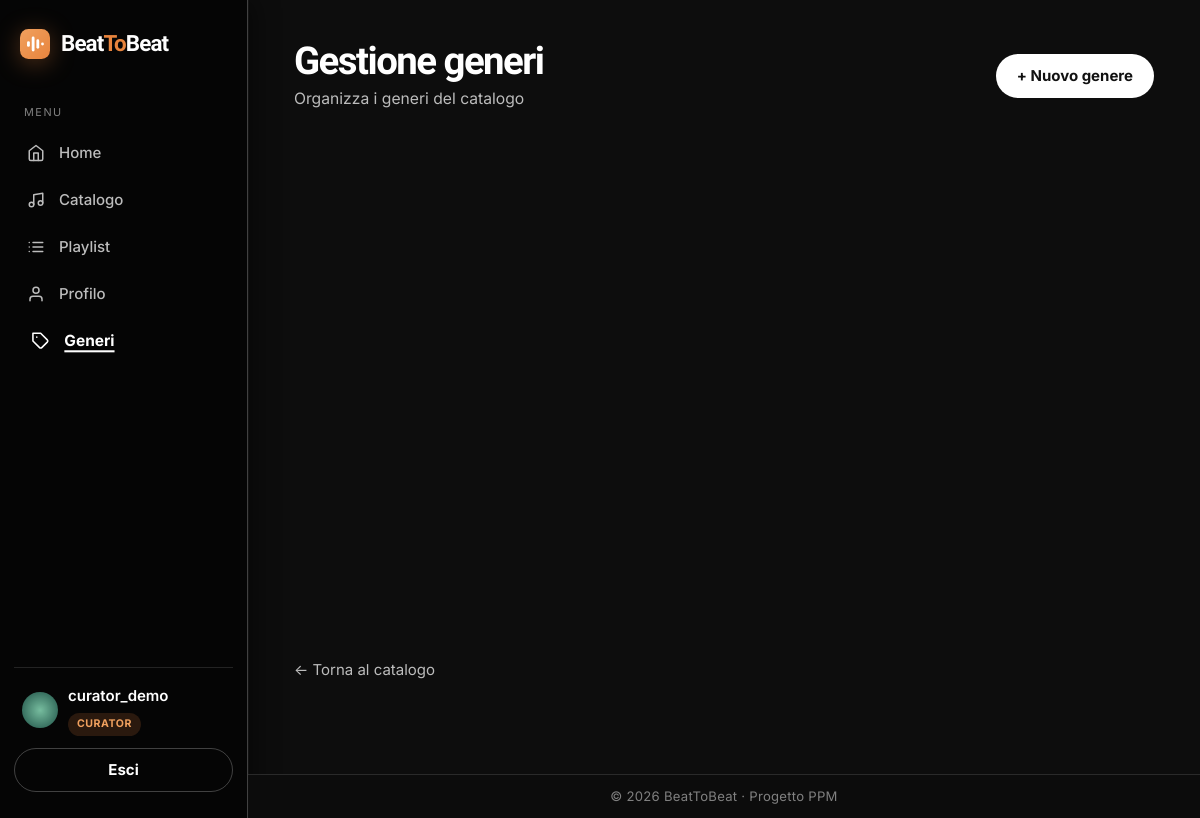
Screenshot of /music/genres/ (signed in) with the database file from the repository.
### accounts/models.py (models this page shows, shortened)
class CustomUser(AbstractUser):
    class Role(models.TextChoices):
        LISTENER = 'listener', 'Listener'
        CURATOR = 'curator', 'Curator'
        MODERATOR = 'moderator', 'Moderator'
    role = models.CharField(
        max_length=20,
        choices=Role.choices,
        default=Role.LISTENER,
    )
    bio = models.TextField(blank=True)
    birth_date = models.DateField(null=True, blank=True)
    favorite_genre = models.ForeignKey(
        'music.Genre',
        on_delete=models.SET_NULL,
        null=True,
        blank=True,
        related_name='fans',
    )
    avatar_image = models.FileField(
        upload_to='avatars/',
        blank=True,
        null=True,
        validators=[FileExtensionValidator(allowed_extensions=['jpg', 'jpeg', 'png', 'gif', 'webp'])],
    )
    AVATAR_COLORS = ['#f0803c', '#e0a15e', '#81b29a', '#6a8ec9', '#b07ba0', '#c96a6a']
    @property
    def is_curator(self):
        return self.role == self.Role.CURATOR or self.is_superuser
    @property
    def is_moderator(self):
        return self.role == self.Role.MODERATOR or self.is_superuser

### music/views.py (the view)
# urls.py: path('genres/', views.GenreListView.as_view(), name='genre_list'),
class GenreListView(LoginRequiredMixin, CuratorOnlyMixin, ListView):
    model = Genre
    template_name = 'music/genres/list.html'
    context_object_name = 'genres'

### music/permissions.py (called while the page is built)
    def test_func(self):
        user = self.request.user
        return user.is_authenticated and user.is_curator

### templates/music/genres/list.html (shortened to what this page needs)
{% extends 'base.html' %}
{% block content %}
<div class="page-header">
	<div>
		<h1 class="page-title">Gestione generi</h1>
		<div class="page-subtitle">Organizza i generi del catalogo</div>
	</div>
	<a class="btn btn-accent" href="{% url 'music:genre_create' %}">+ Nuovo genere</a>
</div>
<p class="mt-3"><a class="muted-link" href="{% url 'music:song_list' %}">← Torna al catalogo</a></p>
{% endblock %}

### templates/base.html (shortened to what this page needs)
{% load static %}
<!DOCTYPE html>
<html lang="it">
<head>
	<link rel="stylesheet" href="{% static 'css/style.css' %}">
</head>
<body>
	{% block layout %}
	<div class="app-shell">
		<aside class="sidebar">
			<a class="brand" href="{% url 'pages:home' %}">{% include 'partials/logo.html' %}<span>Beat<span class="beat-accent">To</span>Beat</span></a>
			<nav>
				<div class="nav-section-label">Menu</div>
				<a class="nav-item-link {% if request.path == '/' %}active{% endif %}" href="{% url 'pages:home' %}">
					<span class="nav-icon"><svg viewBox="0 0 24 24" fill="none" stroke="currentColor" stroke-width="2" stroke-linecap="round" stroke-linejoin="round"><path d="M3 9l9-7 9 7v11a2 2 0 0 1-2 2H5a2 2 0 0 1-2-2z"/><path d="M9 22V12h6v10"/></svg></span><span class="nav-label">Home</span>
				</a>
				{% if user.is_authenticated %}
				<a class="nav-item-link {% if '/music/songs' in request.path %}active{% endif %}" href="{% url 'music:song_list' %}">
					<span class="nav-icon"><svg viewBox="0 0 24 24" fill="none" stroke="currentColor" stroke-width="2" stroke-linecap="round" stroke-linejoin="round"><path d="M9 18V5l12-2v13"/><circle cx="6" cy="18" r="3"/><circle cx="18" cy="16" r="3"/></svg></span><span class="nav-label">Catalogo</span>
				</a>
				<a class="nav-item-link {% if '/music/playlists' in request.path %}active{% endif %}" href="{% url 'music:playlist_list' %}">
					<span class="nav-icon"></span><span class="nav-label">Playlist</span>
				</a>
				<a class="nav-item-link {% if '/accounts/profile' in request.path %}active{% endif %}" href="{% url 'accounts:profile' %}">
					<span class="nav-icon"><svg viewBox="0 0 24 24" fill="none" stroke="currentColor" stroke-width="2" stroke-linecap="round" stroke-linejoin="round"><path d="M20 21v-2a4 4 0 0 0-4-4H8a4 4 0 0 0-4 4v2"/><circle cx="12" cy="7" r="4"/></svg></span><span class="nav-label">Profilo</span>
				</a>
				{% if user.is_curator %}
				<a class="nav-item-link {% if '/music/genres' in request.path %}active{% endif %}" href="{% url 'music:genre_list' %}">
					<span class="nav-icon"><svg viewBox="0 0 24 24" fill="none" stroke="currentColor" stroke-width="2" stroke-linecap="round" stroke-linejoin="round"><path d="M20.59 13.41l-7.17 7.17a2 2 0 0 1-2.83 0L2 12V2h10l8.59 8.59a2 2 0 0 1 0 2.82z"/><line x1="7" y1="7" x2="7.01" y2="7"/></svg></span><span class="nav-label">Generi</span>
				</a>
				{% endif %}
				{% endif %}
			</nav>
			<div class="sidebar-footer">
				{% if user.is_authenticated %}
				<div class="user-box">
					{% include 'partials/avatar.html' with profile_user=user %}
					<div>
						<div class="user-name">{{ user.username }}</div>
						{% if user.is_superuser %}
						<span class="role-badge admin">Admin</span>
						{% elif user.role == 'curator' %}
						<span class="role-badge curator">Curator</span>
						{% elif user.role == 'moderator' %}
						<span class="role-badge moderator">Moderator</span>
						{% else %}
						<span class="role-badge listener">Listener</span>
						{% endif %}
					</div>
				</div>
				<form method="post" action="{% url 'accounts:logout' %}">
					<button type="submit" class="btn btn-ghost btn-block">Esci</button>
				</form>
				{% else %}
				<a class="btn btn-accent btn-block" href="{% url 'accounts:login' %}">Accedi</a>
				<a class="btn btn-ghost btn-block mt-2" href="{% url 'accounts:signup' %}">Registrati</a>
				{% endif %}
			</div>
		</aside>
		<main class="content-area">
			{% block content %}{% endblock %}
			<footer class="site-footer">© 2026 BeatToBeat · Progetto PPM</footer>
		</main>
	</div>
	{% endblock %}
</body>
</html>

### templates/partials/avatar.html
{% if profile_user.avatar_image %}
<span class="avatar {{ size }}"><img src="{{ profile_user.avatar_image.url }}" alt="{{ profile_user.username }}"></span>
{% else %}
<span class="avatar {{ size }}" style="background-color: {{ profile_user.avatar_color }};">{{ profile_user.initial }}</span>
{% endif %}

### rows the page displays
CustomUser: avatar_image (picture), username "curator_demo"
